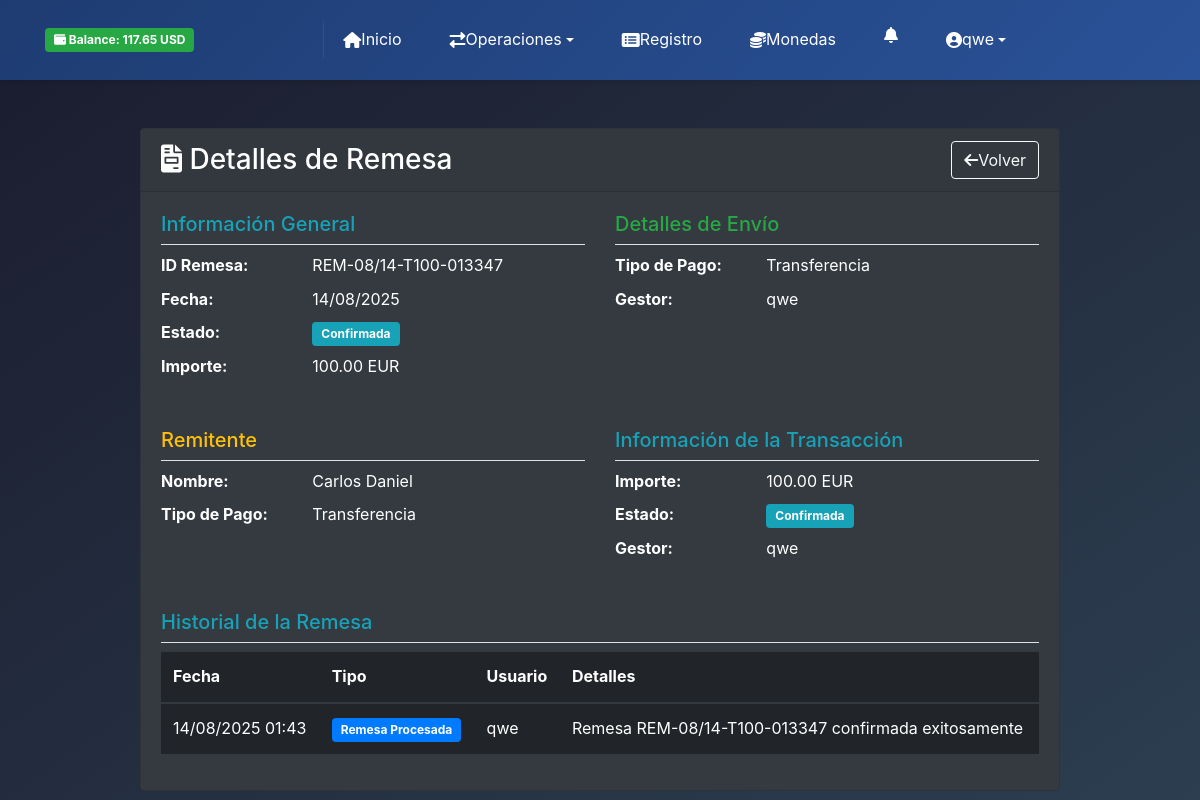
/remesas/detalle/1/ (signed in), run on the app's committed database.
### login/models.py (models this page shows, shortened)
class PerfilUsuario(models.Model):
    TIPO_USUARIO_CHOICES = [
        ('admin', 'Administrador'),
        ('gestor', 'Gestor'),
        ('contable', 'Contable'),
    ]
    user = models.OneToOneField(User, on_delete=models.CASCADE, related_name='perfil')
    tipo_usuario = models.CharField(max_length=20, choices=TIPO_USUARIO_CHOICES, default='gestor', verbose_name="Tipo de Usuario")
    balance = models.DecimalField(max_digits=15, decimal_places=2, default=0.00, verbose_name="Balance")
    telefono = models.CharField(max_length=20, blank=True, null=True, verbose_name="Teléfono")
    direccion = models.TextField(blank=True, null=True, verbose_name="Dirección")
    fecha_nacimiento = models.DateField(blank=True, null=True, verbose_name="Fecha de Nacimiento")
    avatar = models.ImageField(upload_to='avatars/', blank=True, null=True, verbose_name="Avatar")
    codigo_gestor = models.CharField(max_length=10, unique=True, blank=True, null=True, verbose_name="Código de Gestor")
    limite_remesas = models.DecimalField(max_digits=10, decimal_places=2, default=0, verbose_name="Límite de Remesas")
    comision_porcentaje = models.DecimalField(max_digits=5, decimal_places=2, default=0, verbose_name="Comisión (%)")
    fecha_creacion = models.DateTimeField(auto_now_add=True)
    fecha_actualizacion = models.DateTimeField(auto_now=True)
    creado_por = models.ForeignKey(User, on_delete=models.SET_NULL, null=True, blank=True, related_name='perfiles_creados')
    class Meta:
        verbose_name = "Perfil de Usuario"
        verbose_name_plural = "Perfiles de Usuarios"

### remesas/models.py (models this page shows, shortened)
class Remesa(models.Model):
    TIPO_PAGO_CHOICES = [
        ('transferencia', 'Transferencia'),
        ('efectivo', 'Efectivo'),
    ]
    remesa_id = models.CharField(max_length=50, unique=True, blank=True, help_text="ID único de la remesa")
    fecha = models.DateTimeField(auto_now_add=True, help_text="Fecha de la remesa")
    tipo_pago = models.CharField(max_length=20, choices=TIPO_PAGO_CHOICES, blank=True, null=True, help_text="Tipo de pago")
    moneda = models.ForeignKey(Moneda, on_delete=models.SET_NULL, blank=True, null=True, help_text="Moneda usada en la remesa")
    importe = models.DecimalField(max_digits=10, decimal_places=2, blank=True, null=True, help_text="Importe")
    receptor_nombre = models.CharField(max_length=255, blank=True, null=True, help_text="Nombre del remitente")
    observaciones = models.TextField(blank=True, null=True, help_text="Observaciones")
    comprobante = models.ImageField(upload_to='comprobantes/', blank=True, null=True, help_text="Foto del comprobante")
    gestor = models.ForeignKey('auth.User', on_delete=models.SET_NULL, blank=True, null=True, help_text="Usuario gestor que creó la remesa")
    estado = models.CharField(max_length=50, choices=[
        ('pendiente', 'Pendiente'),
        ('confirmada', 'Confirmada'),
        ('completada', 'Completada'),
        ('cancelada', 'Cancelada'),
    ], default='pendiente')
    def get_estado_badge(self):
        return {
            'pendiente': 'warning',
            'confirmada': 'info',
            'completada': 'success',
            'procesada': 'success',
            'cancelada': 'danger',
            'error': 'danger'
        }.get(self.estado, 'secondary')
    def get_estado_display(self):
        return {
            'pendiente': 'Pendiente',
            'confirmada': 'Confirmada',
            'completada': 'Completada',
            'cancelada': 'Cancelada',
            'procesada': 'Procesada',
            'error': 'Error'
        }.get(self.estado, 'Desconocido')

class Moneda(models.Model):
    codigo = models.CharField(max_length=10, unique=True, verbose_name='Código')
    nombre = models.CharField(max_length=50, verbose_name='Nombre')
    valor_actual = models.DecimalField(
        max_digits=15,
        decimal_places=6,
        verbose_name='Valor Actual',
        help_text='Valor actual de la moneda respecto al USD'
    )
    valor_comercial = models.DecimalField(
        max_digits=15,
        decimal_places=6,
        verbose_name='Valor Comercial',
        help_text='Valor comercial de la moneda para transacciones'
    )
    activa = models.BooleanField(default=True, verbose_name='Activa')
    fecha_creacion = models.DateTimeField(auto_now_add=True)
    fecha_actualizacion = models.DateTimeField(auto_now=True)
    class Meta:
        verbose_name = 'Moneda'
        verbose_name_plural = 'Monedas'
        ordering = ['codigo']

class RegistroRemesas(models.Model):
    TIPO_REGISTRO = [
        ('procesada', 'Remesa Procesada'),
        ('cancelada', 'Remesa Cancelada'),
        ('satisfactoria', 'Remesa Satisfactoria'),
        ('error', 'Remesa con Error')
    ]
    remesa = models.ForeignKey(Remesa, on_delete=models.CASCADE, related_name='registros')
    tipo = models.CharField(max_length=20, choices=TIPO_REGISTRO)
    fecha_registro = models.DateTimeField(auto_now_add=True)
    detalles = models.TextField(blank=True, null=True)
    usuario_registro = models.ForeignKey(
        'auth.User',
        on_delete=models.SET_NULL,
        null=True,
        related_name='registros_remesas'
    )
    monto = models.DecimalField(max_digits=10, decimal_places=2)
    def get_tipo_badge(self):
        return {
            'procesada': 'primary',
            'cancelada': 'danger',
            'satisfactoria': 'success',
            'error': 'warning'
        }.get(self.tipo, 'secondary')
    class Meta:
        verbose_name = "Registro de Remesa"
        verbose_name_plural = "Registros de Remesas"
        ordering = ['-fecha_registro']

### remesas/views.py (the view)
# urls.py: path('detalle/<int:remesa_id>/', views.detalle_remesa, name='detalle_remesa'),
@login_required
def detalle_remesa(request, remesa_id):
    try:
        remesa = get_object_or_404(models.Remesa, id=remesa_id)
        registros = models.RegistroRemesas.objects.filter(remesa=remesa).order_by('-fecha_registro')
        context = {
            'remesa': remesa,
            'registros': registros,
        }
        return render(request, 'remesas/detalle_remesa.html', context)
    except Exception as e:
        messages.error(request, f'Error al obtener los detalles de la remesa: {str(e)}')
        return redirect('remesas:registro_transacciones')

### remesas/templates/remesas/detalle_remesa.html (shortened to what this page needs)
{% extends 'eglisapp/base.html' %}
{% load static %}
{% block content %}
<div class="container mt-5">
    <div class="row justify-content-center">
        <div class="col-lg-10">
            <div class="card bg-dark text-white">
                <div class="card-header d-flex justify-content-between align-items-center">
                    <h3 class="mb-0">
                        <i class="fas fa-file-invoice me-2"></i>
                        Detalles de Remesa
                    </h3>
                    <a href="{% url 'remesas:registro_transacciones' %}" class="btn btn-outline-light">
                        <i class="fas fa-arrow-left me-2"></i>Volver
                    </a>
                </div>
                <div class="card-body">
                    <div class="row mb-4">
                        <div class="col-md-6">
                            <h5 class="text-info border-bottom pb-2">Información General</h5>
                            <dl class="row">
                                <dt class="col-sm-4">ID Remesa:</dt>
                                <dd class="col-sm-8">{{ remesa.remesa_id }}</dd>
                                <dt class="col-sm-4">Fecha:</dt>
                                <dd class="col-sm-8">{{ remesa.fecha|date:"d/m/Y" }}</dd>
                                <dt class="col-sm-4">Estado:</dt>
                                <dd class="col-sm-8">
                                    <span class="badge bg-{{ remesa.get_estado_badge }}">
                                        {{ remesa.get_estado_display }}
                                    </span>
                                </dd>
                                <dt class="col-sm-4">Importe:</dt>
                                <dd class="col-sm-8">{{ remesa.importe|floatformat:2 }} {{ remesa.moneda.codigo|default:"N/A" }}</dd>
                            </dl>
                        </div>
                        <div class="col-md-6">
                            <h5 class="text-success border-bottom pb-2">Detalles de Envío</h5>
                            <dl class="row">
                                <dt class="col-sm-4">Tipo de Pago:</dt>
                                <dd class="col-sm-8">{{ remesa.get_tipo_pago_display|default:remesa.tipo_pago }}</dd>
                                <dt class="col-sm-4">Gestor:</dt>
                                <dd class="col-sm-8">{{ remesa.gestor.get_full_name|default:remesa.gestor.username }}</dd>
                            </dl>
                        </div>
                    </div>
                    <div class="row mb-4">
                        <div class="col-md-6">
                            <h5 class="text-warning border-bottom pb-2">Remitente</h5>
                            <dl class="row">
                                <dt class="col-sm-4">Nombre:</dt>
                                <dd class="col-sm-8">{{ remesa.receptor_nombre }}</dd>
                                <dt class="col-sm-4">Tipo de Pago:</dt>
                                <dd class="col-sm-8">{{ remesa.get_tipo_pago_display|default:remesa.tipo_pago }}</dd>
                            </dl>
                        </div>
                        <div class="col-md-6">
                            <h5 class="text-info border-bottom pb-2">Información de la Transacción</h5>
                            <dl class="row">
                                <dt class="col-sm-4">Importe:</dt>
                                <dd class="col-sm-8">{{ remesa.importe|floatformat:2 }} {{ remesa.moneda.codigo|default:"N/A" }}</dd>
                                <dt class="col-sm-4">Estado:</dt>
                                <dd class="col-sm-8">
                                    <span class="badge bg-{{ remesa.get_estado_badge }}">{{ remesa.get_estado_display }}</span>
                                </dd>
                                {% if remesa.gestor %}
                                <dt class="col-sm-4">Gestor:</dt>
                                <dd class="col-sm-8">{{ remesa.gestor.get_full_name|default:remesa.gestor.username }}</dd>
                                {% endif %}
                            </dl>
                        </div>
                    </div>
                    {% if registros %}
                    <div class="row">
                        <div class="col-12">
                            <h5 class="text-info border-bottom pb-2">Historial de la Remesa</h5>
                            <div class="table-responsive">
                                <table class="table table-dark table-hover">
                                    <thead>
                                        <tr>
                                            <th>Fecha</th>
                                            <th>Tipo</th>
                                            <th>Usuario</th>
                                            <th>Detalles</th>
                                        </tr>
                                    </thead>
                                    <tbody>
                                        {% for registro in registros %}
                                        <tr>
                                            <td>{{ registro.fecha_registro|date:"d/m/Y H:i" }}</td>
                                            <td>
                                                <span class="badge bg-{{ registro.get_tipo_badge }}">
                                                    {{ registro.get_tipo_display }}
                                                </span>
                                            </td>
                                            <td>{{ registro.usuario_registro }}</td>
                                            <td>{{ registro.detalles }}</td>
                                        </tr>
                                        {% endfor %}
                                    </tbody>
                                </table>
                            </div>
                        </div>
                    </div>
                    {% endif %}
                </div>
            </div>
        </div>
    </div>
</div>
{% endblock %}

### eglisapp/templates/eglisapp/base.html (shortened to what this page needs)
<!DOCTYPE html>
<html lang="es">
<head>
    {% load static %}
    <link href="{% static 'eglisapp/vendor/bootstrap/css/bootstrap.min.css' %}" rel="stylesheet">
    <link href="{% static 'eglisapp/css/gestion.css' %}" rel="stylesheet">
    <link rel="stylesheet" href="https://cdnjs.cloudflare.com/ajax/libs/font-awesome/6.0.0/css/all.min.css">
    <link rel="stylesheet" href="https://cdn.jsdelivr.net/npm/sweetalert2@11/dist/sweetalert2.min.css">
</head>
<body>
    <nav class="navbar navbar-expand-lg navbar-dark sticky-top py-2" id="mainNav">
        <div class="container">
            {% if user.is_authenticated and user_balance is not None %}
            <div class="d-flex align-items-center">
              {% if user_balance >= 0 %}
              <span class="badge bg-success rounded-pill fs-4">
              <i class="fas fa-wallet me-1"></i>
              <span class="fw-medium">Balance:</span>
                {{ user_balance|floatformat:2 }} {{ user_balance_moneda }}
              </span>
              {% else %}
              <span class="badge bg-danger rounded-pill fs-4">
              <i class="fas fa-exclamation-triangle me-1"></i>
              <span class="fw-medium">Balance:</span>
                {{ user_balance|floatformat:2 }} {{ user_balance_moneda }}
              </span>
              {% endif %}
            </div>
            {% endif %}
      <div class="collapse navbar-collapse mt-2 mt-lg-0" id="navbarResponsive">
        <ul class="navbar-nav mx-auto">
          <li class="nav-item {% if request.resolver_match.url_name == 'home' %}active{% endif %}">
            <a class="nav-link d-flex align-items-center gap-2" href="{% url 'home' %}">
              <i class="fas fa-home"></i>
              <span>Inicio</span>
            </a>
          </li>
          <li class="nav-item dropdown {% if request.resolver_match.url_name in 'nueva_remesa,crear_pago' %}active{% endif %}">
            <a class="nav-link dropdown-toggle d-flex align-items-center gap-2" href="#" id="remesasDropdown"
               role="button" data-toggle="dropdown" aria-haspopup="true" aria-expanded="false">
              <i class="fas fa-exchange-alt"></i>
              <span>Operaciones</span>
            </a>
          </li>
          <li class="nav-item {% if request.resolver_match.url_name == 'registro_transacciones' %}active{% endif %}">
            <a class="nav-link d-flex align-items-center gap-2" href="{% url 'remesas:registro_transacciones' %}">
              <i class="fas fa-list-alt"></i>
              <span>Registro</span>
            </a>
          </li>
          <li class="nav-item {% if request.resolver_match.url_name == 'lista_monedas' %}active{% endif %}">
            <a class="nav-link d-flex align-items-center gap-2" href="{% url 'remesas:lista_monedas' %}">
              <i class="fas fa-coins"></i>
              <span>Monedas</span>
            </a>
          </li>
          {% if user.is_authenticated %}
          <li class="nav-item {% if request.resolver_match.url_name == 'destinatarios' %}active{% endif %}">
            <a class="nav-link d-flex align-items-center gap-2" href="{% url 'notificaciones:destinatarios' %}"
               title="Gestión de Destinatarios" data-bs-toggle="tooltip">
              <i class="fas fa-bell"></i>
            </a>
          </li>
          {% endif %}
          {% if user.is_authenticated %}
            <li class="nav-item dropdown">
              <a class="nav-link dropdown-toggle d-flex align-items-center gap-2" href="#"
                 id="navbarDropdown" role="button" data-toggle="dropdown"
                 aria-haspopup="true" aria-expanded="false">
                <i class="fas fa-user-circle"></i>
                <span>{{ user.username }}</span>
              </a>
            </li>
          {% endif %}
        </ul>
      </div>
    </div>
  </nav>
  <div class="pull-to-refresh-container">
  </div>
    {% block content %}
    {% endblock %}
</body>
</html>

### data on the page
PerfilUsuario: balance "117.65"
Remesa: remesa_id "REM-08/14-T100-013347", fecha "14/08/2025", estado "Confirmada", importe "100.00", moneda.codigo "EUR", tipo_pago "Transferencia", gestor.get_full_name "qwe", receptor_nombre "Carlos Daniel"
RegistroRemesas: fecha_registro "14/08/2025 01:43", tipo "Remesa Procesada", usuario_registro "qwe", detalles "Remesa REM-08/14-T100-013347 confirmada exitosamente"

### other printed values
{{ user_balance_moneda }} "USD"
{{ user.username }} "qwe"
